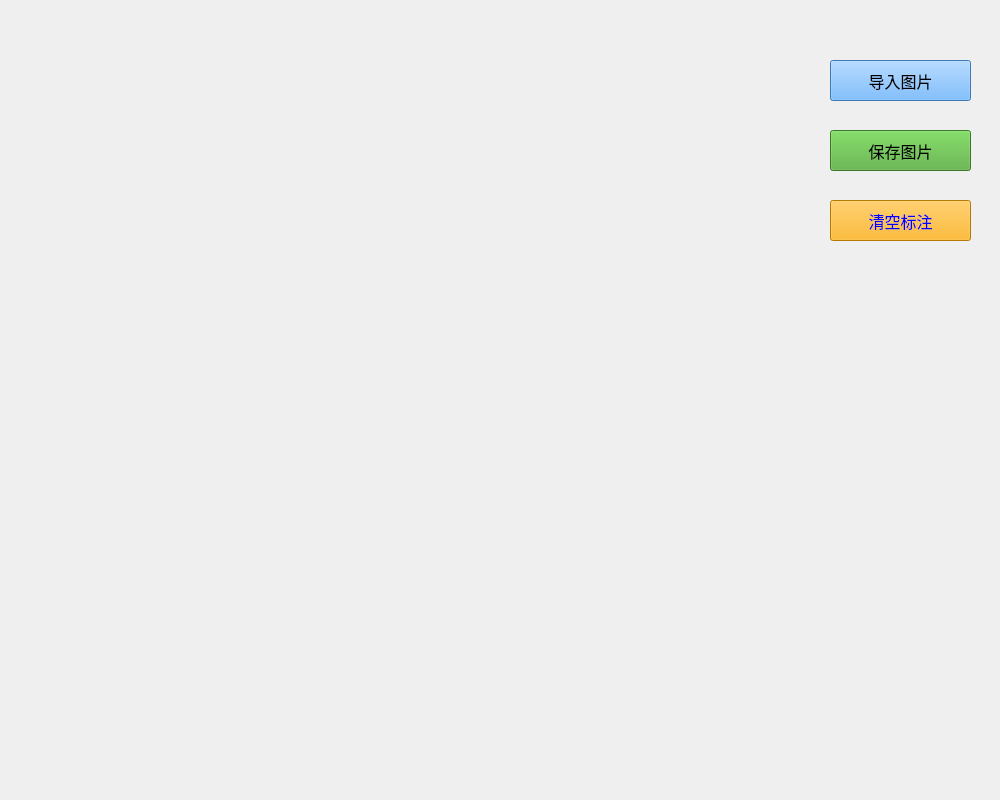
<?xml version="1.0" encoding="UTF-8"?>
<ui version="4.0">
 <class>WinForm</class>
 <widget class="QWidget" name="WinForm">
  <property name="geometry">
   <rect>
    <x>0</x>
    <y>0</y>
    <width>1000</width>
    <height>800</height>
   </rect>
  </property>
  <property name="windowTitle">
   <string>Form</string>
  </property>
  <widget class="QPushButton" name="btn_open">
   <property name="geometry">
    <rect>
     <x>830</x>
     <y>60</y>
     <width>141</width>
     <height>41</height>
    </rect>
   </property>
   <property name="font">
    <font>
     <family>楷体</family>
     <pointsize>12</pointsize>
    </font>
   </property>
   <property name="styleSheet">
    <string notr="true">background-color:rgb(85, 170, 255)</string>
   </property>
   <property name="text">
    <string>导入图片</string>
   </property>
  </widget>
  <widget class="QPushButton" name="btn_save">
   <property name="geometry">
    <rect>
     <x>830</x>
     <y>130</y>
     <width>141</width>
     <height>41</height>
    </rect>
   </property>
   <property name="font">
    <font>
     <family>楷体</family>
     <pointsize>12</pointsize>
    </font>
   </property>
   <property name="styleSheet">
    <string notr="true">background-color: rgb(80, 170, 53);</string>
   </property>
   <property name="text">
    <string>保存图片</string>
   </property>
  </widget>
  <widget class="QPushButton" name="btn_clear">
   <property name="geometry">
    <rect>
     <x>830</x>
     <y>200</y>
     <width>141</width>
     <height>41</height>
    </rect>
   </property>
   <property name="font">
    <font>
     <family>楷体</family>
     <pointsize>12</pointsize>
    </font>
   </property>
   <property name="styleSheet">
    <string notr="true">background-color: rgb(255, 170, 0);
color: rgb(0, 0, 255);</string>
   </property>
   <property name="text">
    <string>清空标注</string>
   </property>
  </widget>
 </widget>
 <resources/>
 <connections/>
</ui>
